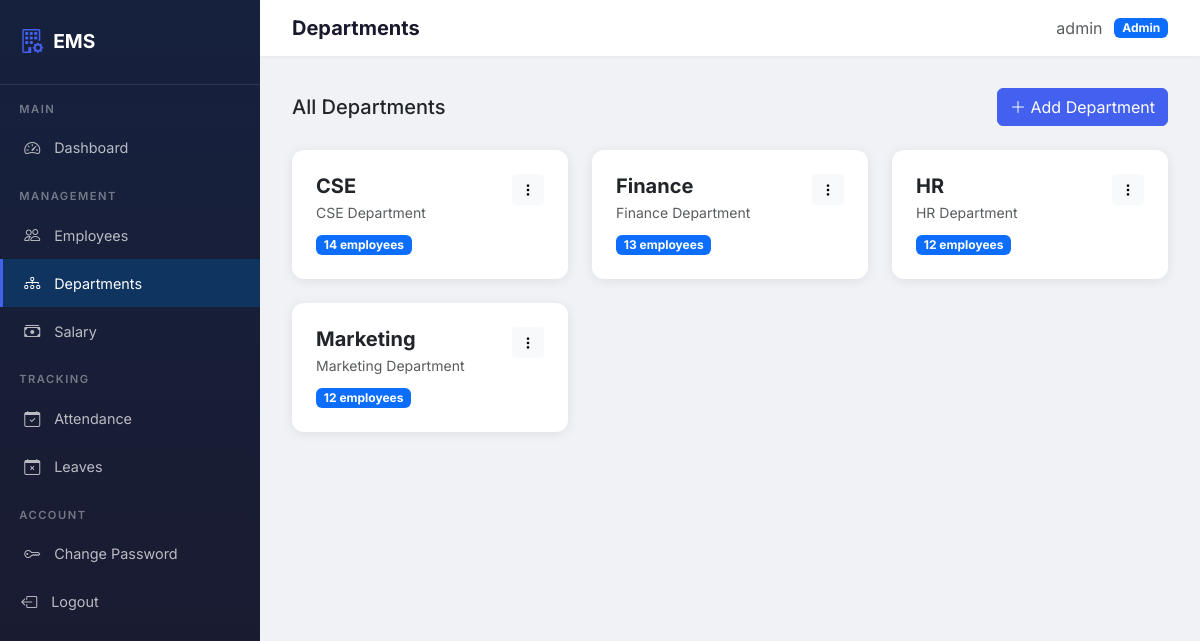
The app's page /departments/ (signed in) with its own data.
### departments/models.py (models this page shows, shortened)
class Department(models.Model):
    name = models.CharField(max_length=100, unique=True)
    description = models.TextField(blank=True)
    created_at = models.DateTimeField(auto_now_add=True)
    class Meta:
        ordering = ['name']
    def employee_count(self):
        return self.employees.count()

### departments/views.py (the view)
# urls.py: path('', views.department_list, name='list'),
@admin_required
def department_list(request):
    departments = Department.objects.all()
    return render(request, 'departments/department_list.html', {
        'departments': departments,
    })

### templates/departments/department_list.html (shortened to what this page needs)
{% extends 'base.html' %}
{% block page_title %}Departments{% endblock %}
{% block content %}
<div class="d-flex justify-content-between align-items-center mb-4">
    <h5 class="mb-0">All Departments</h5>
    <a href="{% url 'departments:create' %}" class="btn btn-primary">
        <i class="bi bi-plus-lg"></i> Add Department
    </a>
</div>
<div class="row g-4">
    {% for dept in departments %}
    <div class="col-md-4">
        <div class="stat-card">
            <div class="d-flex justify-content-between align-items-start">
                <div>
                    <h5 class="fw-bold mb-1">{{ dept.name }}</h5>
                    <p class="text-muted small mb-2">{{ dept.description|default:"No description" }}</p>
                    <span class="badge bg-primary">{{ dept.employee_count }} employee{{ dept.employee_count|pluralize}}</span>
                </div>
                <div class="dropdown">
                    <button class="btn btn-sm btn-light" data-bs-toggle="dropdown">
                        <i class="bi bi-three-dots-vertical"></i>
                    </button>
                </div>
            </div>
        </div>
    </div>
    {% endfor %}
</div>
{% endblock %}

### templates/base.html (shortened to what this page needs)
{% load static %}
<!DOCTYPE html>
<html lang="en">
<head>
    <link href="https://cdn.jsdelivr.net/npm/bootstrap@5.3.2/dist/css/bootstrap.min.css" rel="stylesheet">
    <link href="https://cdn.jsdelivr.net/npm/bootstrap-icons@1.11.2/font/bootstrap-icons.min.css" rel="stylesheet">
    <link rel="stylesheet" href="{% static 'css/style.css' %}">
</head>
<body>
    {% if user.is_authenticated %}
    <nav class="sidebar">
        <div class="brand">
            <i class="bi bi-building-gear"></i>
            <h4>EMS</h4>
        </div>
        {% if user.is_staff %}
        <div class="nav-section">Main</div>
        <a href="{% url 'dashboard:home' %}"
            class="nav-link {% if request.resolver_match.app_name == 'dashboard' %}active{% endif %}">
            <i class="bi bi-speedometer2"></i> Dashboard
        </a>
        <div class="nav-section">Management</div>
        <a href="{% url 'employees:list' %}"
            class="nav-link {% if request.resolver_match.app_name == 'employees' and 'my_' not in request.resolver_match.url_name %}active{% endif %}">
            <i class="bi bi-people"></i> Employees
        </a>
        <a href="{% url 'departments:list' %}"
            class="nav-link {% if request.resolver_match.app_name == 'departments' %}active{% endif %}">
            <i class="bi bi-diagram-3"></i> Departments
        </a>
        <a href="{% url 'employees:salary_list' %}"
            class="nav-link {% if 'salary' in request.resolver_match.url_name %}active{% endif %}">
            <i class="bi bi-cash-stack"></i> Salary
        </a>
        <div class="nav-section">Tracking</div>
        <a href="{% url 'attendance:admin_attendance' %}"
            class="nav-link {% if request.resolver_match.app_name == 'attendance' %}active{% endif %}">
            <i class="bi bi-calendar-check"></i> Attendance
        </a>
        <a href="{% url 'leaves:admin_list' %}"
            class="nav-link {% if request.resolver_match.app_name == 'leaves' %}active{% endif %}">
            <i class="bi bi-calendar-x"></i> Leaves
        </a>
        {% endif %}
        <div class="nav-section">Account</div>
        <a href="{% url 'accounts:password_change' %}" class="nav-link">
            <i class="bi bi-key"></i> Change Password
        </a>
        <form method="post" action="{% url 'accounts:logout' %}" class="m-0 p-0">
            <button type="submit" class="nav-link w-100 text-start border-0 bg-transparent" style="cursor:pointer;">
                <i class="bi bi-box-arrow-left"></i> Logout
            </button>
        </form>
    </nav>
    <div class="main-content">
        <div class="topbar">
            <h5 class="page-title">{% block page_title %}Dashboard{% endblock %}</h5>
            <div class="user-info">
                <span class="text-muted">{{ user.get_full_name|default:user.username }}</span>
                <span class="badge bg-{% if user.is_staff %}primary{% else %}secondary{% endif %}">
                    {% if user.is_staff %}Admin{% else %}Employee{% endif %}
                </span>
            </div>
        </div>
        <div class="content-wrapper">
            {% block content %}{% endblock %}
        </div>
    </div>
    {% else %}
    {% block login_content %}{% endblock %}
    {% endif %}
</body>
</html>

### static/css/style.css (style rules this page uses)
:root { --primary: #4361ee; --primary-dark: #3a56d4; --secondary: #7209b7; --success: #06d6a0; --warning: #ffd166; --danger: #ef476f; --dark: #1a1a2e; --sidebar-bg: #16213e; --sidebar-hover: #0f3460; --body-bg: #f0f2f5; --card-shadow: 0 2px 12px rgba(0, 0, 0, 0.08); }
body { background-color: var(--body-bg); font-family: 'Inter', 'Segoe UI', sans-serif; min-height: 100vh; }
.sidebar { background: linear-gradient(180deg, var(--sidebar-bg) 0%, var(--dark) 100%); min-height: 100vh; width: 260px; position: fixed; top: 0; left: 0; z-index: 1000; padding-top: 0; transition: all 0.3s ease; overflow-y: auto; }
.sidebar .brand { padding: 1.5rem 1.2rem; border-bottom: 1px solid rgba(255, 255, 255, 0.1); display: flex; align-items: center; gap: 10px; }
.sidebar .brand h4 { color: #fff; margin: 0; font-weight: 700; font-size: 1.2rem; }
.sidebar .brand i { font-size: 1.5rem; color: var(--primary); }
.sidebar .nav-link { color: rgba(255, 255, 255, 0.7); padding: 0.75rem 1.2rem; display: flex; align-items: center; gap: 12px; font-size: 0.9rem; border-left: 3px solid transparent; transition: all 0.2s ease; }
.sidebar .nav-link:hover, .sidebar .nav-link.active { color: #fff; background: var(--sidebar-hover); border-left-color: var(--primary); }
.sidebar .nav-link i { width: 20px; text-align: center; font-size: 1rem; }
.sidebar .nav-section { color: rgba(255, 255, 255, 0.4); padding: 1rem 1.2rem 0.4rem; font-size: 0.7rem; text-transform: uppercase; letter-spacing: 1.5px; font-weight: 600; }
.main-content { margin-left: 260px; min-height: 100vh; }
.topbar { background: #fff; padding: 1rem 2rem; box-shadow: 0 1px 4px rgba(0, 0, 0, 0.06); display: flex; justify-content: space-between; align-items: center; position: sticky; top: 0; z-index: 999; }
.topbar .page-title { font-weight: 700; font-size: 1.25rem; color: var(--dark); margin: 0; }
.topbar .user-info { display: flex; align-items: center; gap: 12px; }
.content-wrapper { padding: 2rem; }
.stat-card { background: #fff; border-radius: 12px; padding: 1.5rem; box-shadow: var(--card-shadow); border: none; transition: transform 0.2s ease, box-shadow 0.2s ease; }
.btn-primary { background: var(--primary); border-color: var(--primary); }

### records on screen
Department: name "CSE", description "CSE Department", employee_count "14"
Department: name "Finance", description "Finance Department", employee_count "13"
Department: name "HR", description "HR Department", employee_count "12"
Department: name "Marketing", description "Marketing Department", employee_count "12"

### other values on screen
{{ user.get_full_name|default:user.username }} "admin"
